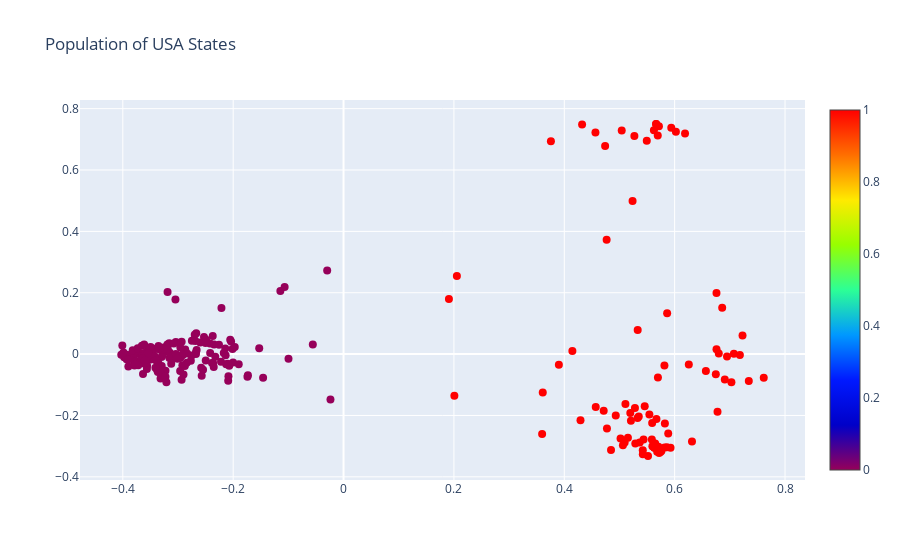

Notebook source saved alongside this figure:
### Code cell
fig = go.Figure(data=go.Scatter(x=x,
                                y=y,
                                mode='markers',
                                marker=dict(
                                    size=8,
                                    color=textcolor, #set color equal to a variable
                                    colorscale='rainbow', # one of plotly colorscales
                                    showscale=True
                                ),
                                text=text)) # hover text goes here

fig.update_layout(title='Population of USA States')
fig.show()

### Figure 1 — Plotly figure (JSON) as saved in the notebook; plotly's stock layout.template omitted (floating-point values rounded to 4 significant figures; data arrays with more than 128 entries replaced by an {"elided": "..."} marker saying what was removed)
{"data": [{"marker": {"color": {"elided": "246 int values"}, "colorscale": [[0, "rgb(150,0,90)"], [0.125, "rgb(0,0,200)"], [0.25, "rgb(0,25,255)"], [0.375, "rgb(0,152,255)"], [0.5, "rgb(44,255,150)"], [0.625, "rgb(151,255,0)"], [0.75, "rgb(255,234,0)"], [0.875, "rgb(255,111,0)"], [1, "rgb(255,0,0)"]], "showscale": true, "size": 8}, "mode": "markers", "text": {"elided": "246 str values"}, "type": "scatter", "x": {"elided": "246 float values"}, "y": {"elided": "246 float values"}}], "layout": {"title": {"text": "Population of USA States"}}}
